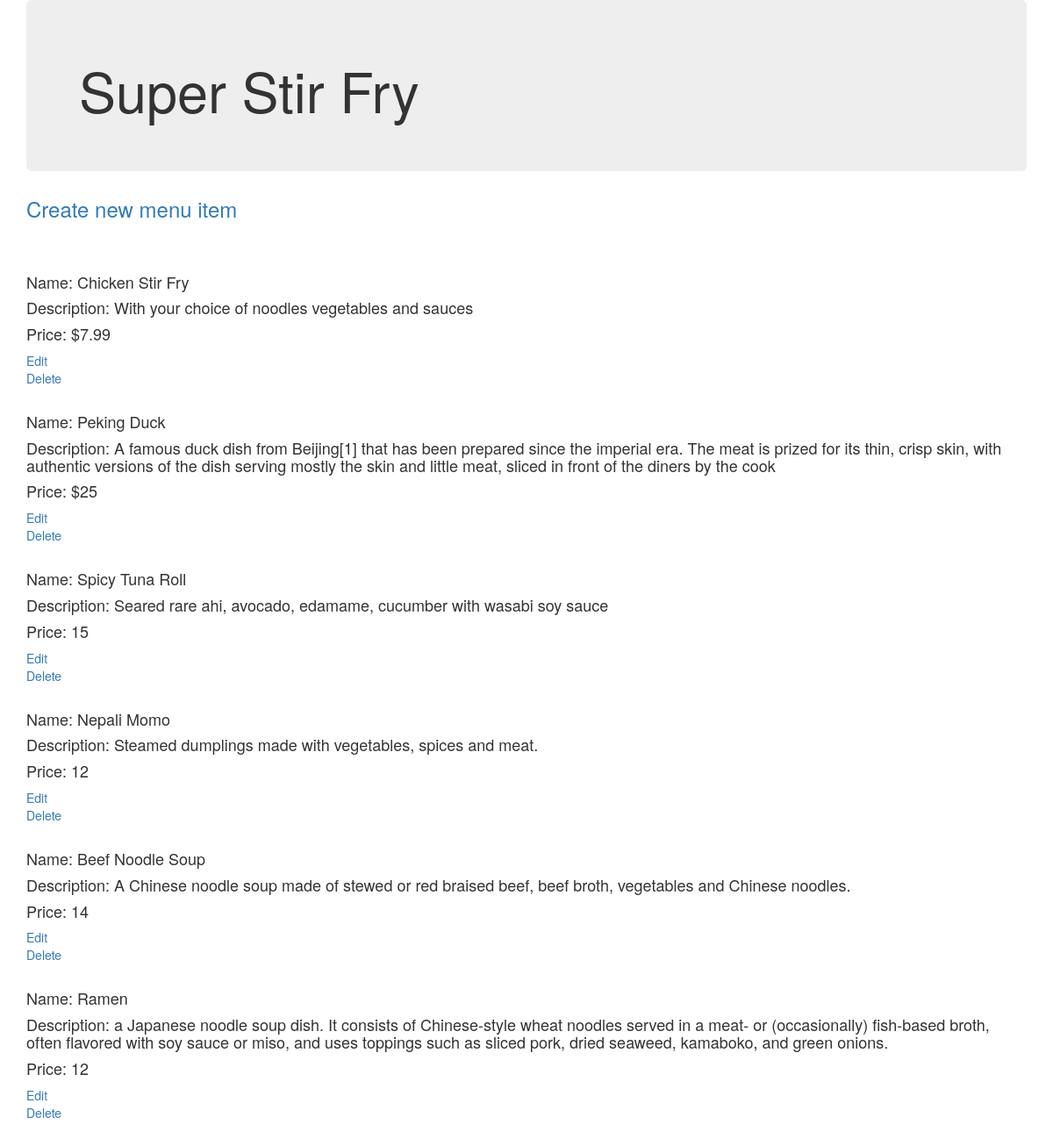
Page /restaurant/2/menu on the committed database.
### tables this page shows
CREATE TABLE restaurant (
	id INTEGER NOT NULL, 
	name VARCHAR(250) NOT NULL, 
	PRIMARY KEY (id)
);

CREATE TABLE menu_item (
	name VARCHAR(80) NOT NULL, 
	id INTEGER NOT NULL, 
	description VARCHAR(250), 
	price VARCHAR(8), 
	course VARCHAR(250), 
	restaurant_id INTEGER, 
	PRIMARY KEY (id), 
	FOREIGN KEY(restaurant_id) REFERENCES restaurant (id)
);

### webserver.py (the view)
@app.route("/restaurant/<int:restaurantId>/menu")
def menu(restaurantId):
    try:
        c, conn = getConnection()
        c.execute("SELECT name FROM restaurant WHERE id= " + str(restaurantId))
        title = c.fetchall()[0]
        c.execute('SELECT * FROM menu_item WHERE restaurant_id =' + str(restaurantId))
        return render_template('index.html', menu=c.fetchall(), title=title[0], restaurantId=restaurantId)
    except Exception as e:
        print(e)

### webserver.py (called while the page is built)
def getConnection():
    conn = sqlite3.connect("restaurantmenu.db")
    c = conn.cursor()
    return c, conn

### templates/index.html (shortened to what this page needs)
<!DOCTYPE html>
<html lang="en">
<head>
    <link href="https://maxcdn.bootstrapcdn.com/bootstrap/3.3.7/css/bootstrap.min.css" rel="stylesheet">
</head>
<body>
<div class="container">
    <div class="jumbotron">
        <h1 class="title">{{ title }}</h1>
    </div>
        <h3><a href="{{ url_for('newMenuItem' , restaurantId = restaurantId) }}">Create new menu item</a></h3>
        <br>
        <br>
        {% for row in menu %}
            <div>
                <h4>Name: {{ row[0] }}<br></h4>
                <h4>Description: {{ row[2] }}<br></h4>
                <h4>Price: {{ row[3] }}<br></h4>
                <a href="{{ url_for('editMenuItem',restaurantId = restaurantId , menuId = row[1]) }}">Edit</a>
                <br>
                <a href="{{ url_for('deleteMenuItem',restaurantId = restaurantId , menuId = row[1]) }}">Delete</a>
                <br><br>
            </div>
        {% endfor %}
</div>
</body>
</html>

### rows in the picture
restaurant: name "Super Stir Fry"
menu_item: name "Chicken Stir Fry", description "With your choice of noodles vegetables and sauces", price "$7.99"
menu_item: name "Peking Duck", description "A famous duck dish from Beijing[1] that has been prepared since the imperial era. The meat is prized for its thin, crisp skin, with authentic versions of the dish serving mostly the skin and little meat, sliced in front of the diners by the cook", price "$25"
menu_item: name "Spicy Tuna Roll", description "Seared rare ahi, avocado, edamame, cucumber with wasabi soy sauce", price "15"
menu_item: name "Nepali Momo", description "Steamed dumplings made with vegetables, spices and meat.", price "12"
menu_item: name "Beef Noodle Soup", description "A Chinese noodle soup made of stewed or red braised beef, beef broth, vegetables and Chinese noodles.", price "14"
menu_item: name "Ramen", description "a Japanese noodle soup dish. It consists of Chinese-style wheat noodles served in a meat- or (occasionally) fish-based broth, often flavored with soy sauce or miso, and uses toppings such as sliced pork, dried seaweed, kamaboko, and green onions.", price "12"
